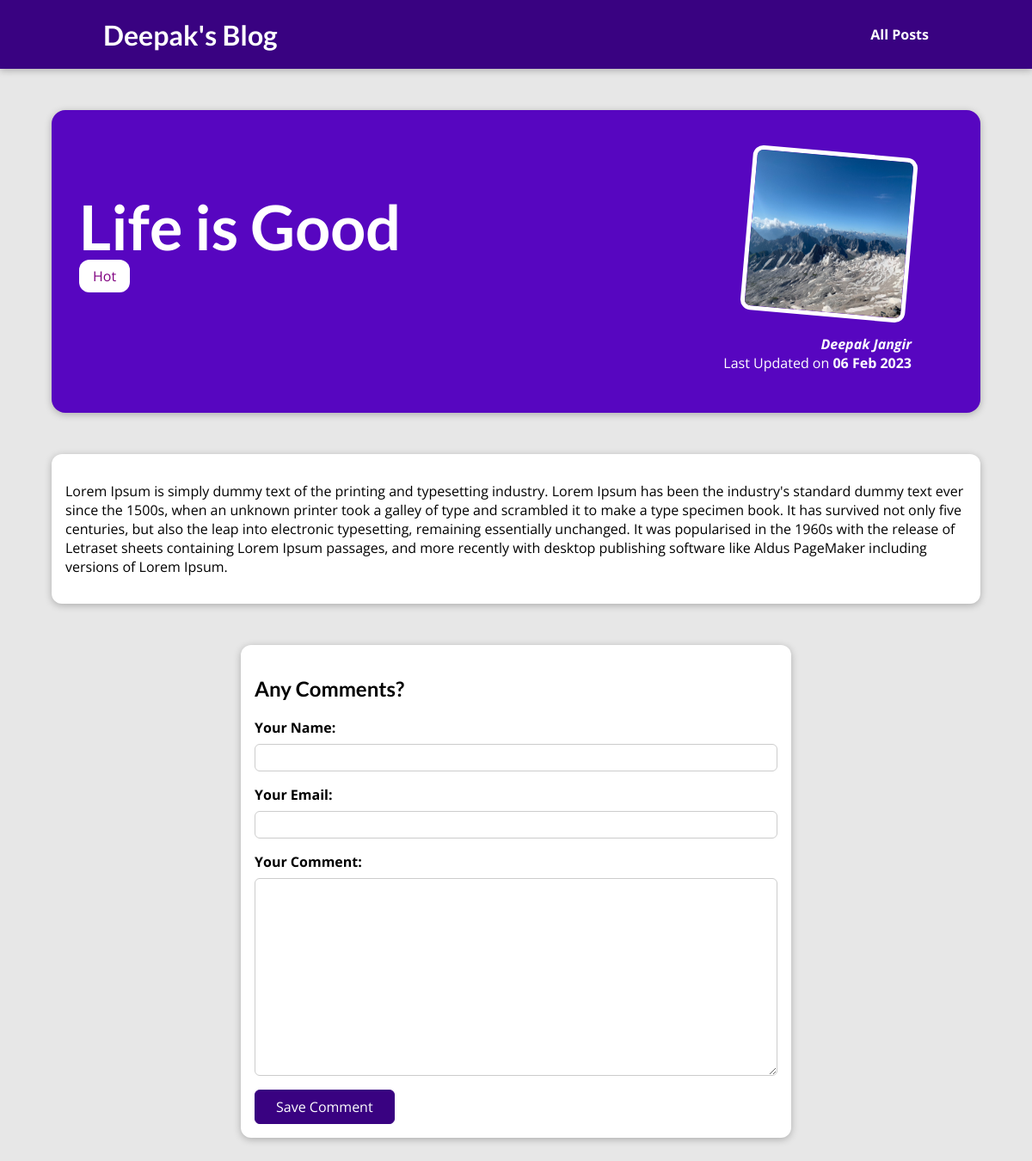
Page /posts/life-is-good on the committed database.
### blog/models.py (models this page shows, shortened)
class Post(models.Model):
    title = models.CharField(max_length=150)
    excerpt = models.CharField(max_length=200)
    image = models.ImageField(upload_to="posts", null=True)
    date = models.DateField(auto_now=True)
    slug = models.SlugField(unique=True, db_index=True)
    content = models.TextField(validators=[MinLengthValidator(10)])
    author = models.ForeignKey(Author, on_delete=models.SET_NULL, related_name='posts',null=True)
    tags = models.ManyToManyField(Tag)

class Tag(models.Model):
    caption = models.CharField(max_length=20)

class Author(models.Model):
    first_name = models.CharField(max_length=100)
    last_name = models.CharField(max_length=100)
    email_address = models.EmailField()
    def full_name(self):
        return f"{self.first_name} {self.last_name}"
    def __str__(self):
        return self.full_name()

### blog/views.py (the view)
# urls.py: path("posts/<slug:slug>", views.SinglePostView.as_view(), name='post-detail-page')
class SinglePostView(DetailView):
    template_name = 'blog/post-detail.html'
    model = Post
    def get_context_data(self, **kwargs):
        context = super().get_context_data(**kwargs)
        context['post_tags'] = self.object.tags.all()
        context['comment_form'] = CommentForm()
        return context

### blog/forms.py
class CommentForm(forms.ModelForm):
    class Meta:
        model = Comment
        exclude = ['post']
        labels = {
            'user_name': "Your Name",
            'user_email': "Your Email",
            'text': "Your Comment"
        }

### blog/templates/blog/post-detail.html (shortened to what this page needs)
{% extends 'base.html' %}
{% load static %}
{% block css_files %}
<link rel="stylesheet" href="{% static "blog/post-detail.css" %}">
{% endblock css_files %}
{% block content %}
    <section id='summary'>
        <h2>{{ post.title }}</h2>
        <div>
            {% for tag in post_tags %}
                <span class='tag'>{{ tag.caption }}</span>
            {% endfor %}
        </div>
        <article>
            <img src="{{ post.image.url }}" alt="{{ post.title }}">
            <address><a href='mailto:{{ post.author.email_address }}'>{{ post.author|title }}</a></address>
            <div>
                Last Updated on <time>{{ post.date|date:"d M Y" }}</time>
            </div>
        </article>
    </section>
    <main>
        {{ post.content|linebreaks }}
    </main>
    <section id='comment-form'>
        <h2>Any Comments?</h2>
        <form action="{% url "post-detail-page" post.slug %}" method="POST">
            {% for form_field in comment_form %}
                <div class='form-control'>
                    {{ form_field.label_tag }}
                    {{ form_field }}
                </div>
            {% endfor %}
            <button>Save Comment</button>
        </form>
    </section>
{% endblock %}

### static/app.css (style rules this page uses)
* { box-sizing: border-box; }
html { font-family: 'Open Sans', 'Lato', sans-serif; }
body { margin: 0; }
h1, h2, h3 { font-family: 'Lato', sans-serif; font-weight: bold; }

### blog/static/blog/post-detail.css (style rules this page uses)
body { background-color: #e7e7e7; }
#summary { margin: 8rem auto 3rem auto; padding: 2rem; width: 90%; max-width: 90rem; border-radius: 16px; background-color: #5706c0; position: relative; box-shadow: 0 2px 8px rgba(0, 0, 0, 0.25); height: 22rem; }
#summary h2 { color: white; font-size: 4.5rem; margin-bottom: 0.25rem; }
#summary article { position: absolute; top: 2rem; right: 3rem; padding: 1rem 2rem; border-radius: 12px; text-align: right; color: white; }
#summary article img { width: 12rem; height: 12rem; border-radius: 12px; transform: rotateZ(5deg); border: 5px solid white; margin-bottom: 1rem; }
#summary address { font-weight: bold; }
#summary a { color: white; text-decoration: None; }
#summary time { font-weight: bold; }
main { width: 90%; max-width: 90rem; margin: 3rem auto; background-color: white; padding: 1rem; border-radius: 12px; box-shadow: 0 2px 8px rgba(0, 0, 0, 0.25); }
.tag { background-color: white; color: purple; padding: 0.5rem 1rem; border-radius: 12px; }
#comment-form { margin: 3rem auto; width: 90%; max-width: 40rem; border-radius: 12px; background-color: white; box-shadow: 0 2px 8px rgba(0, 0, 0, 0.25); padding: 1rem; cursor: pointer; }
#comment-form button { font: inherit; background-color: #390281; color: white; border: 1px solid #390281; padding: 0.5rem 1.5rem; border-radius: 6px; cursor: pointer; }
.form-control { margin-bottom: 1rem; }
.form-control label { font-weight: bold; margin-bottom: 0.5rem; display: block; }
.form-control input, .form-control textarea { display: block; width: 100%; font: inherit; padding: 0.25rem; border-radius: 6px; border: 1px solid #ccc; }

### rows in the picture
Post: title "Life is Good", image (picture), author "Deepak Jangir", date "06 Feb 2023", content "Lorem Ipsum is simply dummy text of the printing and typesetting industry. Lorem Ipsum has been the industry's standard dummy text ever since the 1500s, when an unknown printer took a galley of type and scrambled it to make a type specimen book. It has survived not only five centuries, but also the leap into electronic typesetting, remaining essentially unchanged. It was popularised in the 1960s with the release of Letraset sheets containing Lorem Ipsum passages, and more recently with desktop publishing software like Aldus PageMaker including versions of Lorem Ipsum."
Tag: caption "Hot"
